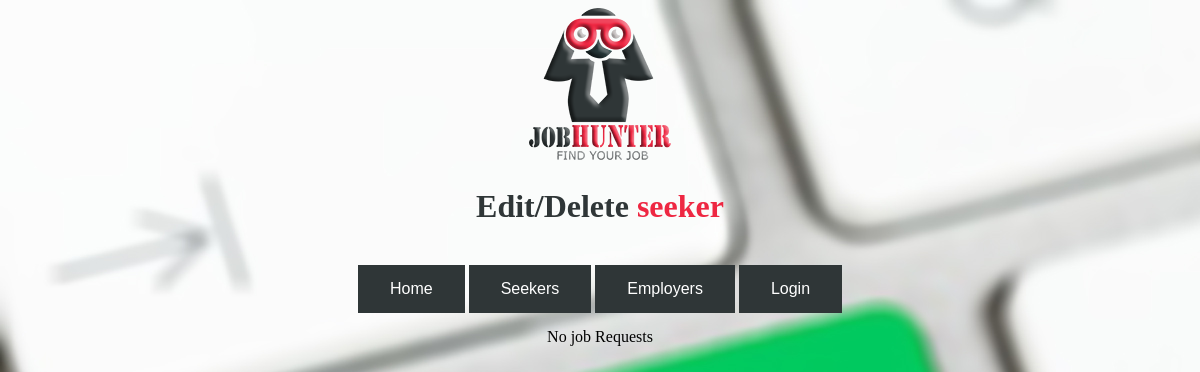
/seekerEdit.php, run on an earlier commit of the app's database.
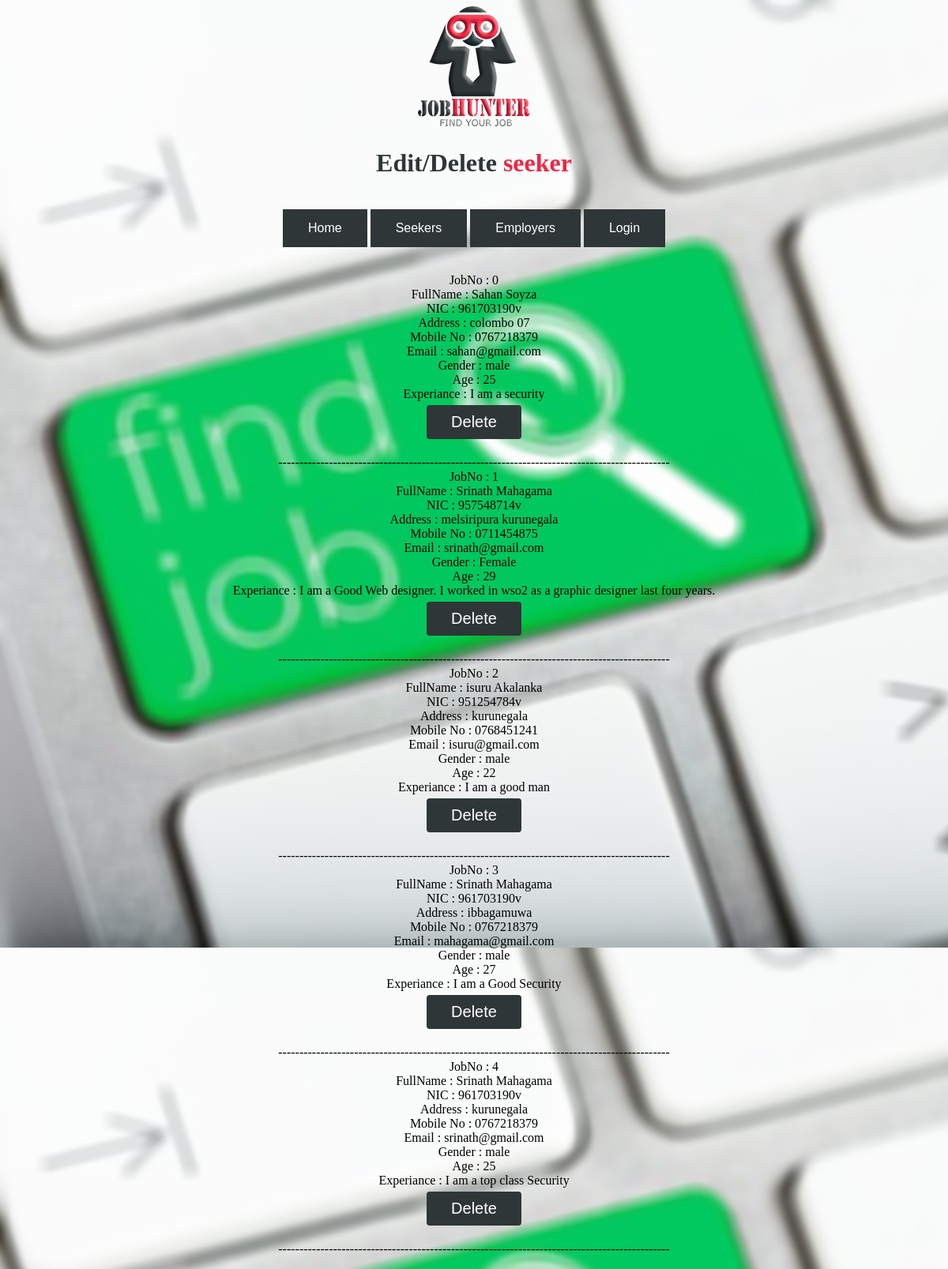
And on a later commit of the database.
### tables this page shows
CREATE TABLE IF NOT EXISTS `seekers` (
  `em_email` varchar(50) NOT NULL,
  `fullName` varchar(100) NOT NULL,
  `nic` varchar(15) DEFAULT NULL,
  `address` varchar(100) NOT NULL,
  `mobile` varchar(15) NOT NULL,
  `email` varchar(40) NOT NULL,
  `gender` varchar(8) NOT NULL,
  `age` int(3) NOT NULL,
  `experiance` varchar(250) NOT NULL
);

### seekerEdit.php (the view, shortened to what this page needs)
<!DOCTYPE html>
<html>
<link rel="stylesheet" type="text/css" href="style.css" >
<head>
</head>
<body background="image/4.jpg">
	<div class="logo">
	<a href="home.php"> <img src="image/logo.png"> </a></div>
	<div>
	<center>
	<h1><font color="2f3637">Edit/Delete</font> <font color="#ee2742">seeker</font></h1>
	<br>
	</center>
	</div>
	<center>
	<div class="btn-group">
	<a href="adminHome.php"><button class="button">Home</button></a>
	<a href="seekerEdit.php"><button class="button">Seekers</button></a>
	<a href="employeeEdit.php"><button class="button">Employers</button></a>
	<a href="index.php"><button class="button">Login</button></a>
	</div>
    <?php
     $db = mysqli_connect("localhost","root", "","jobhunter") or
     die("Error connecting to database");
         $sql = "SELECT fullName,nic,address,mobile,email,gender,age,experiance
          FROM seekers";
         $result = $db->query($sql);
         if ($result->num_rows > 0) {
             $num=0;
             while($row = $result->fetch_assoc()) {
                 echo "<br>JobNo : $num";
                 echo "<br> FullName : ".
                 $row["fullName"]. " <br>NIC : ".
                 $row["nic"]. "<br>Address : " .
                 $row["address"] . "<br>Mobile No : ".
                 $row["mobile"]. "<br>Email : " .
                 $row["email"]. "<br>Gender : " .
                 $row["gender"]. "<br>Age : " .
                 $row["age"]. "<br>Experiance : " .
                 $row["experiance"]."<br>" ;
                 echo("<button class='button2' onclick=\"location.href='DeleteSeeker.php'\">Delete</button><p>");
                 echo "--------------------------------------------------------------------------------------------- ";
                 $num=$num+1;
             }
         }
         else {
             echo "No job Requests";
         }
 ?>
	</center>
</body>
</html>

What changed in the data, as far as the page shows it:
added seekers: fullName "Sahan Soyza", nic "961703190v", address "colombo 07", mobile "0767218379", email "sahan@gmail.com", gender "male", age "25", experiance "I am a security"
added seekers: fullName "Srinath Mahagama", nic "957548714v", address "melsiripura kurunegala", mobile "0711454875", email "srinath@gmail.com", gender "Female", age "29", experiance "I am a Good Web designer. I worked in wso2 as a graphic designer last four years."
added seekers: fullName "isuru Akalanka", nic "951254784v", address "kurunegala", mobile "0768451241", email "isuru@gmail.com", gender "male", age "22", experiance "I am a good man"
added seekers: fullName "Srinath Mahagama", nic "961703190v", address "ibbagamuwa", mobile "0767218379", email "mahagama@gmail.com", gender "male", age "27", experiance "I am a Good Security"
added seekers: fullName "Srinath Mahagama", nic "961703190v", address "kurunegala", mobile "0767218379", email "srinath@gmail.com", gender "male", age "25", experiance "I am a top class Security"
Also different on the page:
text no longer shown: "No job Requests"
